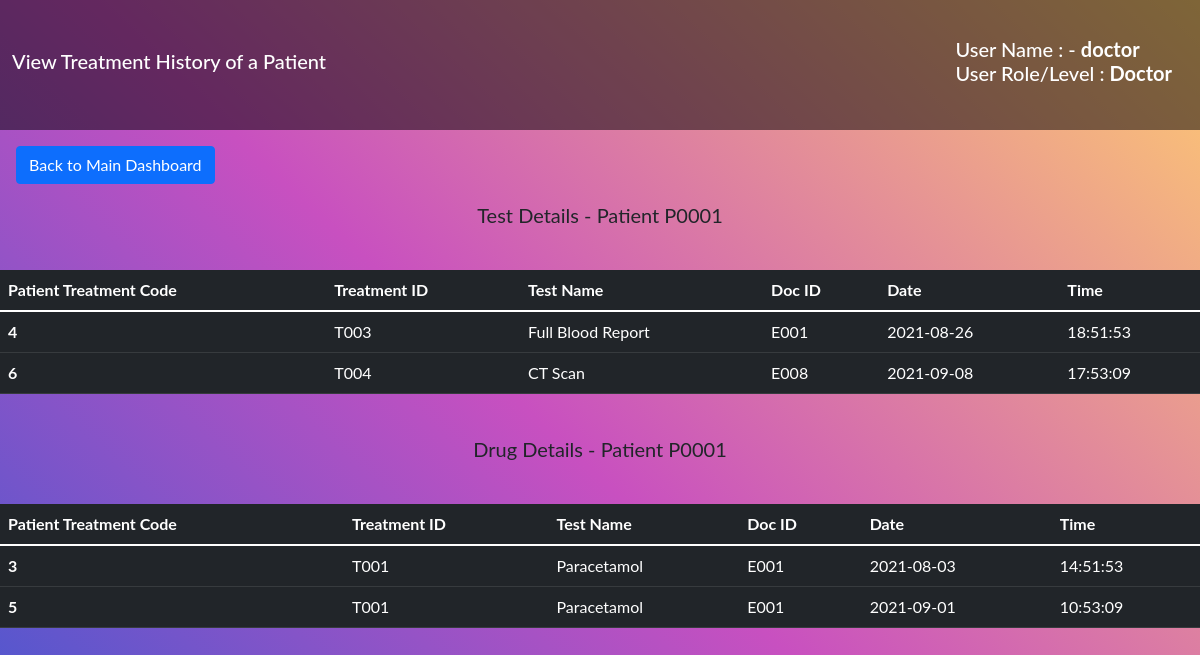
The page /doctor/read2.php (signed in) on the database its author committed.
### tables this page shows
CREATE TABLE `Patient_Treatment` (
  `Patient_Treatment_Code` int NOT NULL,
  `Patient_ID` varchar(10) NOT NULL,
  `Treatment_ID` varchar(10) NOT NULL,
  `Emp_No` varchar(10) NOT NULL,
  `Date` date NOT NULL,
  `Time` time NOT NULL
);

CREATE TABLE `Test` (
  `Test_Code` varchar(10) NOT NULL,
  `Name` varchar(50) NOT NULL,
  `Cost` varchar(50) NOT NULL,
  `Treatment_ID` varchar(10) NOT NULL
);

CREATE TABLE `Drug` (
  `Drug_Code` varchar(10) NOT NULL,
  `Name` varchar(50) NOT NULL,
  `Unit_Cost` int NOT NULL,
  `Type` varchar(25) NOT NULL,
  `Treatment_ID` varchar(10) NOT NULL
);

### doctor/read2.php (the view, shortened to what this page needs)
<!doctype html>
<html lang="en">
<?php
require_once ("../include/database.php");
$username = "doctor";
$password = "doctor123";
$conn = user_connect($username,$password);
$sql1 = "SELECT Patient_Treatment.*, Name from Patient_Treatment, Test WHERE Patient_Treatment.Treatment_ID=Test.Treatment_ID AND Patient_ID='P0001';";
$result1 = $conn->query($sql1);
    if($result1) {
        if ($result1->num_rows > 0) {
            echo("<br><p class=\"lead text-center\"><b>Test Details - Patient P0001</b></p><br>");
            echo('
<div class="table-responsive-sm">
<table class="table table-dark">
    <thead>
    <tr>
      <th scope="col">Patient Treatment Code</th>
      <th scope="col">Treatment ID</th>
      <th scope="col">Test Name</th>
      <th scope="col">Doc ID</th>
      <th scope="col">Date</th>
      <th scope="col">Time</th>
    </tr>
  </thead><tbody>');
            while ($row1 = $result1->fetch_assoc()) {
                echo('
    <tr>
      <th scope="row">' . $row1['Patient_Treatment_Code'] . '</th>
      <td>' . $row1['Treatment_ID'] . '</td>
      <td>' . $row1['Name'] . '</td>
      <td>' . $row1['Emp_No'] . '</td>
      <td>' . $row1['Date'] . '</td>
      <td>' . $row1['Time'] . '</td>
    </tr>');
            }
            echo('</tbody>
</table></div>'
            );
        } else {
            echo("<br><div class=\"alert alert-danger d-flex align-items-center\" role=\"alert\"><svg class=\"bi flex-shrink-0 me-2\" width=\"24\" height=\"24\" role=\"img\" aria-label=\"Danger:\"><use xlink:href=\"#exclamation-triangle-fill\"/></svg><div>No Test Details Available ! </div></div><br>");
        }
    }
    else
    {
        echo("<br><div class=\"alert alert-danger d-flex align-items-center\" role=\"alert\"><svg class=\"bi flex-shrink-0 me-2\" width=\"24\" height=\"24\" role=\"img\" aria-label=\"Danger:\"><use xlink:href=\"#exclamation-triangle-fill\"/></svg><div>".mysqli_error($conn)."</div></div><br>");
    }
    $sql2 = "SELECT Patient_Treatment.*, Name from Patient_Treatment, Drug WHERE Patient_Treatment.Treatment_ID=Drug.Treatment_ID AND Patient_ID='P0001';";
    $result2 = $conn->query($sql2);
    if($result2) {
        if ($result2->num_rows > 0) {
            echo("<br><p class=\"lead text-center\"><b>Drug Details - Patient P0001</b></p><br>");
            echo('
<div class="table-responsive-sm">
<table class="table table-dark">
  <thead>
    <tr>
      <th scope="col">Patient Treatment Code</th>
      <th scope="col">Treatment ID</th>
      <th scope="col">Test Name</th>
      <th scope="col">Doc ID</th>
      <th scope="col">Date</th>
      <th scope="col">Time</th>
    </tr>
  </thead><tbody>');
            while ($row2 = $result2->fetch_assoc()) {
                echo('
    <tr>
      <th scope="row">' . $row2['Patient_Treatment_Code'] . '</th>
      <td>' . $row2['Treatment_ID'] . '</td>
      <td>' . $row2['Name'] . '</td>
      <td>' . $row2['Emp_No'] . '</td>
      <td>' . $row2['Date'] . '</td>
      <td>' . $row2['Time'] . '</td>
    </tr>');
            }
            echo('</tbody>
</table>
</div>');
        } else {
            echo("<br><div class=\"alert alert-danger d-flex align-items-center\" role=\"alert\"><svg class=\"bi flex-shrink-0 me-2\" width=\"24\" height=\"24\" role=\"img\" aria-label=\"Danger:\"><use xlink:href=\"#exclamation-triangle-fill\"/></svg><div>No Drug Details Available !</div></div><br>");
        }
    }
    else
    {
        echo("<br><div class=\"alert alert-danger d-flex align-items-center\" role=\"alert\"><svg class=\"bi flex-shrink-0 me-2\" width=\"24\" height=\"24\" role=\"img\" aria-label=\"Danger:\"><use xlink:href=\"#exclamation-triangle-fill\"/></svg><div>".mysqli_error($conn)."</div></div><br>");
    }
?>
</html>

### assests/style.css (style rules this page uses)
#dtHorizontalExample th, td { white-space: nowrap; }

### rows shown on the page
patient_treatment: Patient_Treatment_Code "4", Treatment_ID "T003", test.Name "Full Blood Report", Emp_No "E001", Date "2021-08-26", Time "18:51:53"
patient_treatment: Patient_Treatment_Code "6", Treatment_ID "T004", test.Name "CT Scan", Emp_No "E008", Date "2021-09-08", Time "17:53:09"
patient_treatment: Patient_Treatment_Code "3", Treatment_ID "T001", drug.Name "Paracetamol", Emp_No "E001", Date "2021-08-03", Time "14:51:53"
patient_treatment: Patient_Treatment_Code "5", Treatment_ID "T001", drug.Name "Paracetamol", Emp_No "E001", Date "2021-09-01", Time "10:53:09"

### other values the page prints
$msg "View Treatment History of a Patient"
$username "doctor"
$usertype "Doctor"
